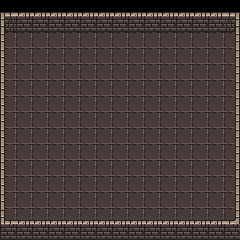

Below is a game level as drawn by its tile map, then a one-line description and the .tmx file that defines it, in full:
An orthogonal 15x15 tile map with 16x16 px tiles, 3 tile layers (level0, level1, level2).

<map version="1.5" tiledversion="1.7.0" orientation="orthogonal" renderorder="right-down" width="15" height="15" tilewidth="16" tileheight="16" infinite="0" nextlayerid="4" nextobjectid="1">
 <tileset firstgid="1" source="MapTileset.tsx" />
 <layer id="1" name="level0" width="15" height="15">
  <data encoding="csv">
1,1,1,1,1,1,1,1,1,1,1,1,1,1,1,
1,1,1,1,1,1,1,1,1,1,1,1,1,1,1,
130,130,130,130,130,130,130,130,130,130,130,130,130,130,130,
130,130,130,130,130,130,130,130,130,130,130,130,130,130,130,
130,130,130,130,130,130,130,130,130,130,130,130,130,130,130,
130,130,130,130,130,130,130,130,130,130,130,130,130,130,130,
130,130,130,130,130,130,130,130,130,130,130,130,130,130,130,
130,130,130,130,130,130,130,130,130,130,130,130,130,130,130,
130,130,130,130,130,130,130,130,130,130,130,130,130,130,130,
130,130,130,130,130,130,130,130,130,130,130,130,130,130,130,
130,130,130,130,130,130,130,130,130,130,130,130,130,130,130,
130,130,130,130,130,130,130,130,130,130,130,130,130,130,130,
130,130,130,130,130,130,130,130,130,130,130,130,130,130,130,
130,130,130,130,130,130,130,130,130,130,130,130,130,130,130,
1,1,1,1,1,1,1,1,1,1,1,1,1,1,1
</data>
 </layer>
 <layer id="2" name="level1" width="15" height="15">
  <data encoding="csv">
227,3,3,3,3,3,3,3,3,3,3,3,3,3,228,
259,34,34,34,34,34,34,34,34,34,34,34,34,34,260,
258,0,0,0,0,0,0,0,0,0,0,0,0,0,257,
258,0,0,0,0,0,0,0,0,0,0,0,0,0,257,
258,0,0,0,0,0,0,0,0,0,0,0,0,0,257,
258,0,0,0,0,0,0,0,0,0,0,0,0,0,257,
258,0,0,0,0,0,0,0,0,0,0,0,0,0,257,
258,0,0,0,0,0,0,0,0,0,0,0,0,0,257,
258,0,0,0,0,0,0,0,0,0,0,0,0,0,257,
258,0,0,0,0,0,0,0,0,0,0,0,0,0,257,
258,0,0,0,0,0,0,0,0,0,0,0,0,0,257,
258,0,0,0,0,0,0,0,0,0,0,0,0,0,257,
258,0,0,0,0,0,0,0,0,0,0,0,0,0,257,
291,3,3,3,3,3,3,3,3,3,3,3,3,3,261,
34,34,34,34,34,34,34,34,34,34,34,34,34,34,34
</data>
 </layer>
 <layer id="3" name="level2" width="15" height="15">
  <data encoding="csv">
0,0,0,0,0,0,0,0,0,0,0,0,0,0,0,
0,0,0,0,0,0,0,0,0,0,0,0,0,0,0,
0,0,0,0,0,0,0,0,0,0,0,0,0,0,0,
0,0,0,0,0,0,0,0,0,0,0,0,0,0,0,
0,0,0,0,0,0,0,0,0,0,0,0,0,0,0,
0,0,0,0,0,0,0,0,0,0,0,0,0,0,0,
0,0,0,0,0,0,0,0,0,0,0,0,0,0,0,
0,0,0,0,0,0,0,0,0,0,0,0,0,0,0,
0,0,0,0,0,0,0,0,0,0,0,0,0,0,0,
0,0,0,0,0,0,0,0,0,0,0,0,0,0,0,
0,0,0,0,0,0,0,0,0,0,0,0,0,0,0,
0,0,0,0,0,0,0,0,0,0,0,0,0,0,0,
0,0,0,0,0,0,0,0,0,0,0,0,0,0,0,
0,0,0,0,0,0,0,0,0,0,0,0,0,0,0,
0,0,0,0,0,0,0,0,0,0,0,0,0,0,0
</data>
 </layer>
</map>
